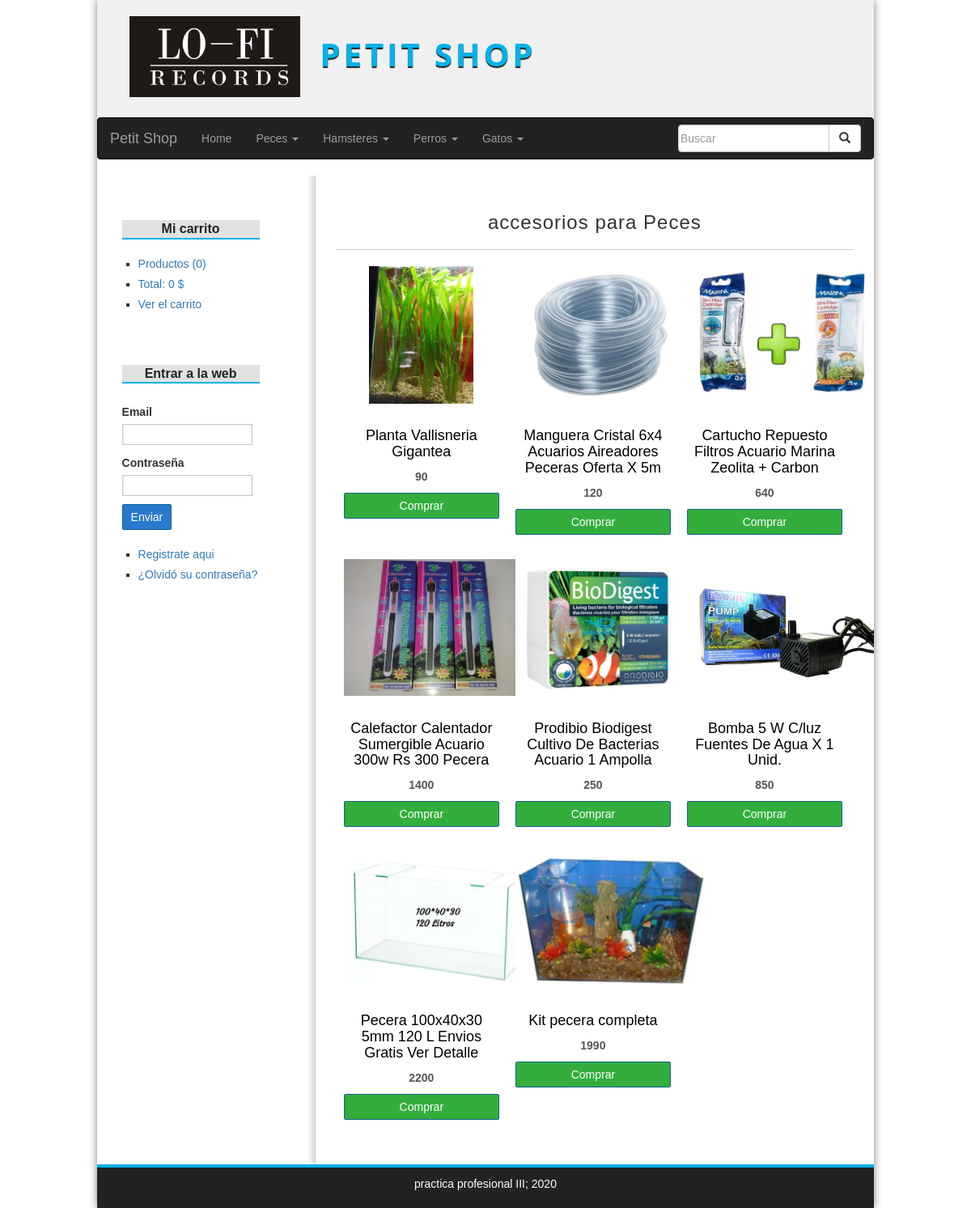
Screenshot of /subcategoria/ver&catId=4&id=1 with the database file from the repository.
### tables this page shows
CREATE TABLE `categorias` (
  `id` int(255) NOT NULL AUTO_INCREMENT,
  `nombre` varchar(255) NOT NULL,
  PRIMARY KEY (`id`)
);

CREATE TABLE `subcategorias` (
  `id` int(255) NOT NULL AUTO_INCREMENT,
  `nombre` varchar(255) NOT NULL,
  PRIMARY KEY (`id`)
);

CREATE TABLE `productos` (
  `id` int(255) NOT NULL AUTO_INCREMENT,
  `categoria_id` int(255) DEFAULT '1',
  `nombre` varchar(255) NOT NULL DEFAULT '',
  `descripcion` varchar(1000) DEFAULT '',
  `precio` float NOT NULL DEFAULT '0',
  `stock` int(10) NOT NULL DEFAULT '0',
  `oferta` varchar(10) DEFAULT '''''',
  `fecha` date DEFAULT NULL,
  `imagen` varchar(255) DEFAULT '',
  `subcategoria_id` int(255) DEFAULT '1',
  `proveedor` varchar(255) DEFAULT '',
  `tags` varchar(255) DEFAULT '',
  `precio_venta` float DEFAULT '0',
  `img2` varchar(255) DEFAULT '',
  `img3` varchar(255) DEFAULT '',
  PRIMARY KEY (`id`),
  KEY `fk_productos_categorias` (`categoria_id`),
  KEY `fk_productos_subcategorias` (`subcategoria_id`),
  CONSTRAINT `fk_productos_categorias` FOREIGN KEY (`categoria_id`) REFERENCES `categorias` (`id`),
  CONSTRAINT `fk_productos_subcategorias` FOREIGN KEY (`subcategoria_id`) REFERENCES `subcategorias` (`id`)
);

### config/db.php (called while the page is built)
<?php
class dataBase{
    public static function connect(){
        $db = new mysqli(env('DB_HOST'), env('DB_USERNAME'), env('DB_PASSWORD'), env('DB_NAME'));
        $db->query("SET NAMES 'utf8'");
        return $db;
    }
}

### helpers/utils.php (called while the page is built, shortened)
<?php
class Utils{
	public static function showCategorias(){
		require_once 'models/categoria.php';
		$categoria = new Categoria();
		$categorias = $categoria->getAll();
		return $categorias;
	}
    public static function showSubcategorias(){
        require_once 'models/Subcategoria.php';
        $subcategoria = new Subcategoria();
        $subcategorias = $subcategoria->getAll();
        return $subcategorias;
    }
}

### models/categoria.php (called while the page is built, shortened)
<?php
class Categoria{
	private $id;
	private $db;
	public function __construct() {
		$this->db = Database::connect();
	}
	function getId() {
		return $this->id;
	}
	function setId($id) {
		$this->id = $id;
	}
	public function getAll(){
		$categorias = $this->db->query("SELECT * FROM categorias ORDER BY id DESC;");
		return $categorias;
	}
	public function getOne(){
		$categoria = $this->db->query("SELECT * FROM categorias WHERE id={$this->getId()}");
		return $categoria->fetch_object();
	}
}

### controllers/subcategoriaController.php (called while the page is built, shortened)
<?php
require_once 'models/Subcategoria.php';
require_once 'models/producto.php';
class SubcategoriaController{
    public function ver(){
        if(isset($_GET['id']) && isset($_GET['catId'])){
            $id = $_GET['id'];
            $catId = $_GET['catId'];
            $categoria = new Categoria();
            $categoria-> setId($catId);
            $subcategoria = new Subcategoria();
            $subcategoria->setId($id);
            $categoria = $categoria->getOne();
            $subcategoria = $subcategoria->getOne();
            $producto = new Producto();
            $producto->setSubcategoria_id($id);
            $producto->setCategoria_id($catId);
            $productos = $producto->getAllCategorySubcategory();
        }
        require_once 'views/producto/lista.php';
    }
}

### models/Subcategoria.php (called while the page is built, shortened)
<?php
class Subcategoria{
    private $id;
    private $db;
    public function __construct() {
        $this->db = Database::connect();
    }
    function getId() {
        return $this->id;
    }
    function setId($id) {
        $this->id = $id;
    }
    public function getOne(){
        $subcategoria = $this->db->query("SELECT * FROM subcategorias WHERE id={$this->getId()}");
        return $subcategoria->fetch_object();
    }
}

### models/producto.php (called while the page is built, shortened)
<?php
class Producto{
	private $categoria_id;
	private $subcategoria_id;
    private $db;
	public function __construct() {
		$this->db = Database::connect();
	}
	function getCategoria_id() {
		return $this->categoria_id;
	}
    function getSubcategoria_id() {
        return $this->subcategoria_id;
    }
    function setCategoria_id($categoria_id) {
		$this->categoria_id = $categoria_id;
	}
    public function setSubcategoria_id($subcategoria_id): void {
        $this->subcategoria_id = $subcategoria_id;
    }
    public function getAllCategorySubcategory(){
        $sql = "SELECT p.*, c.nombre AS 'catnombre' FROM productos p "
            . "INNER JOIN subcategorias c ON c.id = p.subcategoria_id "
            . "WHERE p.subcategoria_id = {$this->getSubcategoria_id()} "
            . "AND p.categoria_id = {$this->getCategoria_id()} "
            . "ORDER BY id DESC";
        $productos = $this->db->query($sql);
        return $productos;
    }
}

### views/producto/lista.php (the view)
<?php if (isset($categoria)) : ?>
    <?php if (isset($subcategoria)) : ?>
        <h1><?= $subcategoria->nombre ?> para <?= $categoria->nombre ?></h1>
    <?php else: ?>
        <h1><?= $categoria->nombre ?></h1>
    <?php endif; ?>
<?php else: ?>
    <h1>Resultados de la busqueda</h1>
<?php endif; ?>
<?php if ($productos->num_rows == 0): ?>
    <p>No hay productos para mostrar</p>
<?php else: ?>
    <?php while ($product = $productos->fetch_object()): ?>
        <div class="product">
            <a href="<?= base_url ?>producto/ver&id=<?= $product->id ?>">
                <img src="<?= base_url ?>uploads/images/<?= $product->imagen ?>"/>
                <h2><?= $product->nombre ?></h2>
            </a>
            <p><?= $product->precio ?></p>
            <a href="<?=base_url?>carrito/add&id=<?=$product->id?>" class="button">Comprar</a>
        </div>
    <?php endwhile; ?>
<?php endif; ?>

### views/layout/header.php (shortened to what this page needs)
<!DOCTYPE HTML>
<html lang="es">
<head>
    <link rel="stylesheet" href="<?=base_url?>assets/css/styles.css" />
    <link rel="stylesheet" href="https://maxcdn.bootstrapcdn.com/bootstrap/3.4.1/css/bootstrap.min.css">
</head>
<body>
<div id="container">
    <header id="header">
        <div id="logo">
            <img src="<?=base_url?>assets/img/lo-firecords.jpg" alt="pet logo" />
            <a href="<?=base_url?>">
                Petit shop
            </a>
        </div>
    </header>
    <?php $categorias = Utils::showCategorias(); ?>
    <nav class="navbar navbar-inverse">
        <div class="container-fluid">
            <div class="navbar-header">
                <a class="navbar-brand" href="#">Petit Shop</a>
            </div>
            <ul class="nav navbar-nav">
                <li><a href="<?=base_url?>">Home</a></li>
                <?php while($cat = $categorias->fetch_object()): ?>
                    <li class="dropdown">
                        <a class="dropdown-toggle" data-toggle="dropdown" href="#"><?=$cat->nombre?>
                            <span class="caret"></span>
                        </a>
                    </li>
                <?php endwhile; ?>
            </ul>
            <form class="navbar-form navbar-right" action="<?=base_url?>producto/buscar" method="post">
                <div class="input-group">
                    <input class="form-control" name="busqueda" type="text" placeholder="Buscar" aria-label="Search">
                    <div class="input-group-btn">
                        <button class="btn btn-default" type="submit">
                            <i class="glyphicon glyphicon-search"></i>
                        </button>
                    </div>
                </div>
            </form>
        </div>
    </nav>
    <div id="content">

### assets/css/styles.css (style rules this page uses)
* { padding: 0px; margin: 0px; font-family: sans-serif, Helvetica, Arial; }
a { color: #01B1EA; }
#container { width: 80%; margin: 0px auto; box-shadow: 0px 0px 10px gray; background: white; }
#header { height: 145px; background: #F0F0F0; }
#logo { padding: 20px; margin-left: 20px; float:left; }
#logo img { float:left; height: 100px; }
#logo a { float:left; font-size: 40px; letter-spacing: 4px; font-family: 'Open Sans', Helvetica, Arial; text-transform: uppercase; color: #01B1EA; font-weight: bold; text-decoration: none; margin-top: 18px; margin-left: 25px; text-shadow: 0px 2px 1px #222222; transition: all 300ms; }
#buscador input[type="submit"], button, .button { border-radius: 2px; width: max-content; padding: 5px; padding-left: 15px; padding-right: 15px; color: white; background: #2979CD; border: 1px solid #11608E; cursor: pointer; align-items: normal; margin-left: auto; margin-right: auto; }
#content { margin: 0px auto; overflow: hidden; background: white; }
label, input[type="text"], input[type="password"], input[type="email"], input[type="number"], select, textarea { display:block; width: 95%; margin-bottom: 2px; }
input[type="text"], input[type="password"], input[type="email"], input[type="number"], select, textarea { border: 1px solid #C9C9C9; box-shadow: 0px 0px 2px #ccc inset; background: white; padding: 2px; color: gray; transition: all 300ms; }
input[type="button"], input[type="submit"], button, .button { display: block; border-radius: 2px; width: auto; padding: 5px; padding-left: 10px; padding-right: 10px; color: white; background: #2979CD; border: 1px solid #11608E; cursor:pointer; }
.button { background: #33AE3D; color: white !important; text-decoration: none; }
label, input[type="button"], input[type="submit"], button { display:block; margin-top: 10px; }
#central h1 { font-size: 24px; font-weight: normal; letter-spacing: 1px; text-align: center; border-bottom: 1px solid #ccc; margin-bottom: 20px; padding: 20px; padding-top: 0px; }
.product { width: 30%; float:left; margin-left: 10px; margin-right: 10px; margin-bottom: 30px; text-align: center; }
.product a { color:black; text-decoration: none; }
.product img { height:170px; margin-bottom: 10px; }
.product h2 { font-size: 18px; margin-bottom: 10px; }
.product p { font-weight: bold; color: #555; margin-bottom: 10px; }

### rows the page displays
categorias: nombre "Peces"
categorias: nombre "Hamsteres"
categorias: nombre "Perros"
categorias: nombre "Gatos"
subcategorias: nombre "accesorios"
productos: imagen (picture), nombre "Planta Vallisneria Gigantea", precio "90"
productos: imagen (picture), nombre "Manguera Cristal 6x4 Acuarios Aireadores Peceras Oferta X 5m", precio "120"
productos: imagen (picture), nombre "Cartucho Repuesto Filtros Acuario Marina Zeolita + Carbon", precio "640"
productos: imagen (picture), nombre "Calefactor Calentador Sumergible Acuario 300w Rs 300 Pecera", precio "1400"
productos: imagen (picture), nombre "Prodibio Biodigest Cultivo De Bacterias Acuario 1 Ampolla", precio "250"
productos: imagen (picture), nombre "Bomba 5 W C/luz Fuentes De Agua X 1 Unid.", precio "850"
productos: imagen (picture), nombre "Pecera 100x40x30 5mm 120 L Envios Gratis Ver Detalle", precio "2200"
productos: imagen (picture), nombre "Kit pecera completa", precio "1990"

### other values shown
$stats['count'] "0"
$stats['total'] "0"
